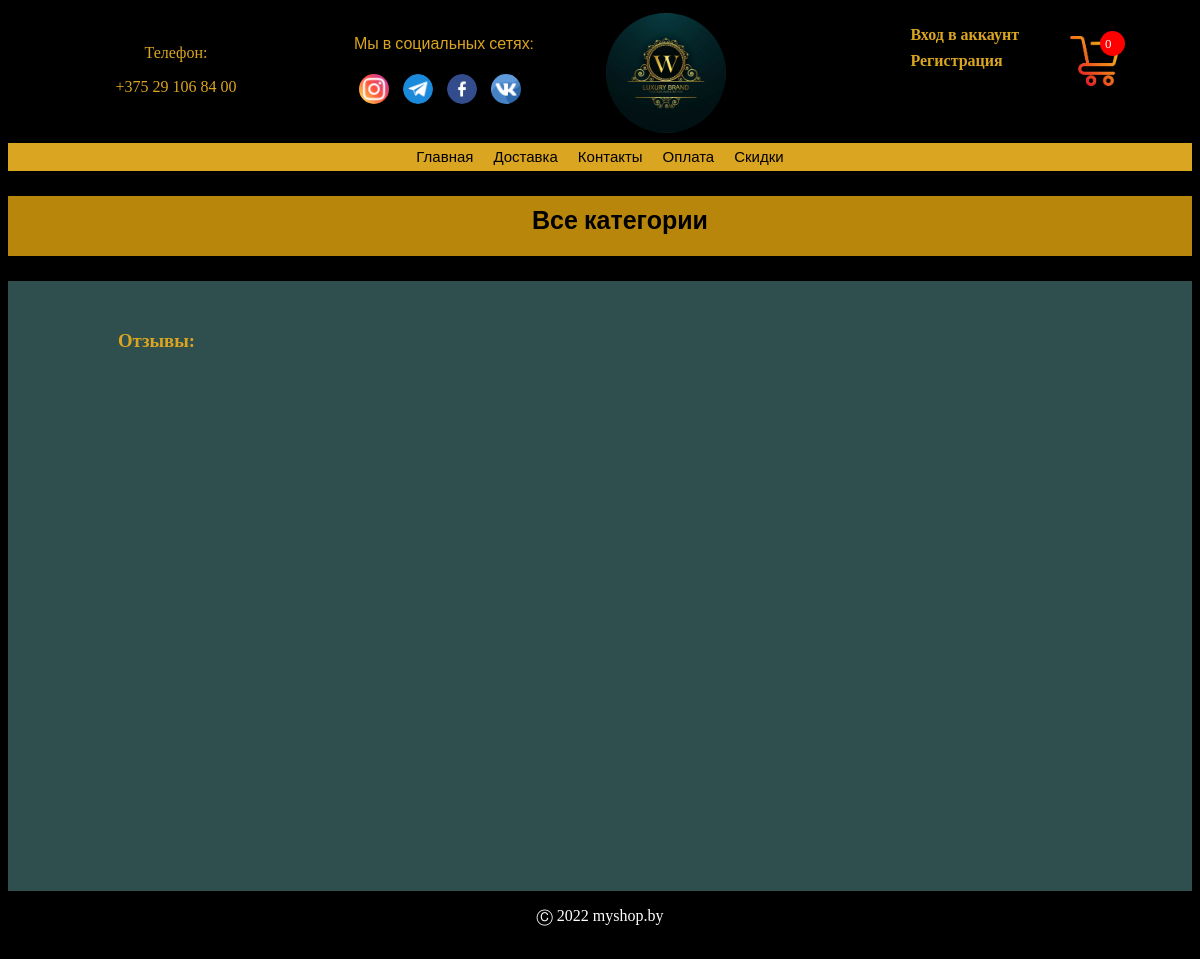
Page /product_detail/2/makarony/review/ on the earlier database version.
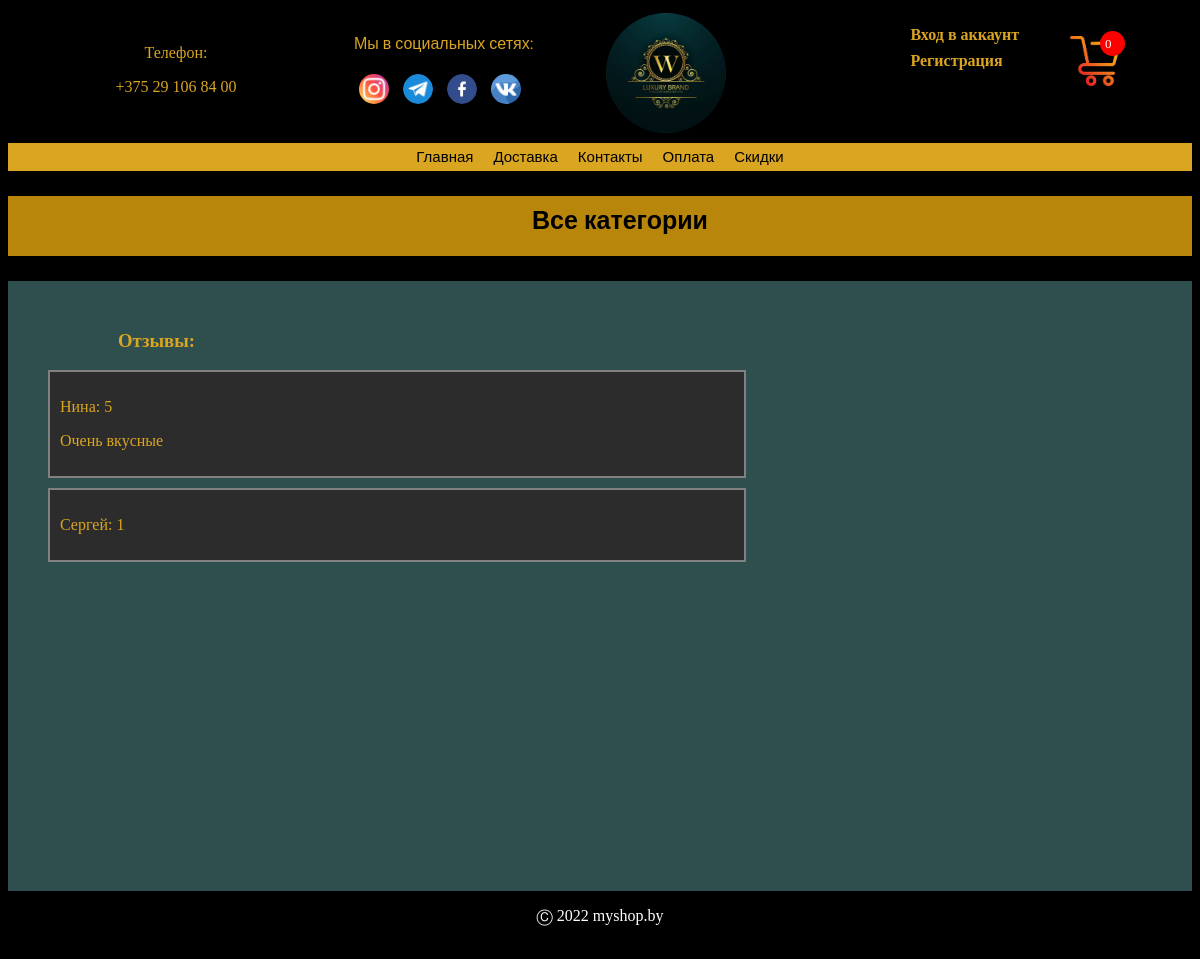
Same page on the later database version.
### shop/models.py (models this page shows)
class Rating(models.Model):
    rating  = models.PositiveIntegerField()
    review = models.CharField(max_length=300, verbose_name='Отзыв', blank=True)
    user = models.ForeignKey(User, on_delete=models.CASCADE, related_name='user_rating')
    product = models.ForeignKey('Product', on_delete=models.CASCADE, related_name='product_rating')
    class Meta:
        verbose_name = 'Рейтинг'
        verbose_name_plural = 'Рейтинги'
        unique_together = ('user', 'product')

### shop/views.py (the view)
# urls.py: path('product_detail/<id>/<slug>/review/', views.product_review, name='product_review'),
def product_review(request, id, slug):
    product = get_object_or_404(Product, id=id, slug=slug, available=True)
    context = {'product': product}
    return render(request, 'shop/product/review.html', context)

### cart/cart.py (called while the page is built)
    def __len__(self):
        return sum(item['quantity'] for item in self.cart.values())

### cart/context_processors.py (called while the page is built)
def cart(request):
    return {'cart': Cart(request)}

### shop/templates/shop/product/review.html (shortened to what this page needs)
{% extends "shop/base.html" %}
{% load static %}
{% block content %}
    <h3 style="text-align: left; padding-left: 80px">Отзывы:</h3>
    <div class="">
         {% for rating in product.product_rating.all %}
             <div style="padding: 10px; margin: 10px; border: 2px solid grey; background: #2c2c2c; width: 60%">
                 <p> {{ rating.user.first_name }}: {{ rating.rating }} </p>
                 <p> {{ rating.review }} </p>
             </div>
         {% endfor %}
    </div>
{% endblock %}

Differences in the rows shown:
added Rating: user.first_name "Нина", rating "5", review "Очень вкусные"
added Rating: user.first_name "Сергей", rating "1"
